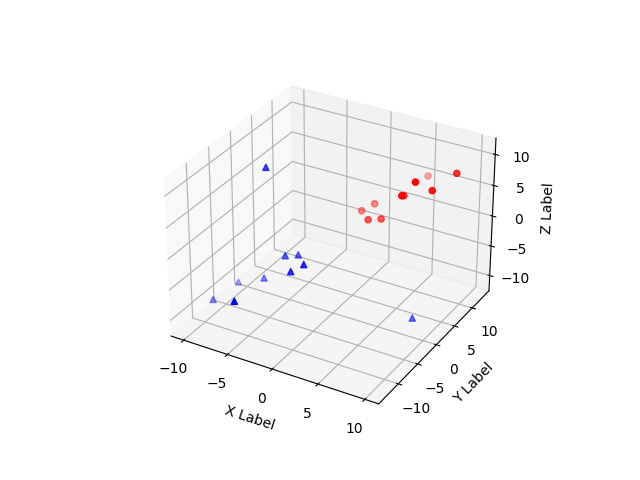

Write Python code to recreate this figure.
from mpl_toolkits.mplot3d import Axes3D
import matplotlib.pyplot as plt


fig = plt.figure()
ax = fig.add_subplot(111, projection='3d')

xs =[1,2,3,4,5,6,7,8,9,10]
ys =[5,6,2,3,13,4,1,2,4,8]
zs =[2,3,3,3,5,7,9,11,9,10]

xt =[-1,-2,-3,-4,-5,-6,-7,8,-9,-10]
yt =[-5,-6,-2,-3,-13,-4,-1,2,-4,-8]
zt =[-2,-3,-3,-3,-5,-7,9,-11,-9,-10]

ax.scatter(xs, ys, zs, c='r', marker='o')
ax.scatter(xt, yt, zt, c='b', marker='^')

ax.set_xlabel('X Label')
ax.set_ylabel('Y Label')
ax.set_zlabel('Z Label')

plt.savefig("Basic3DPlot2.png")
plt.show()